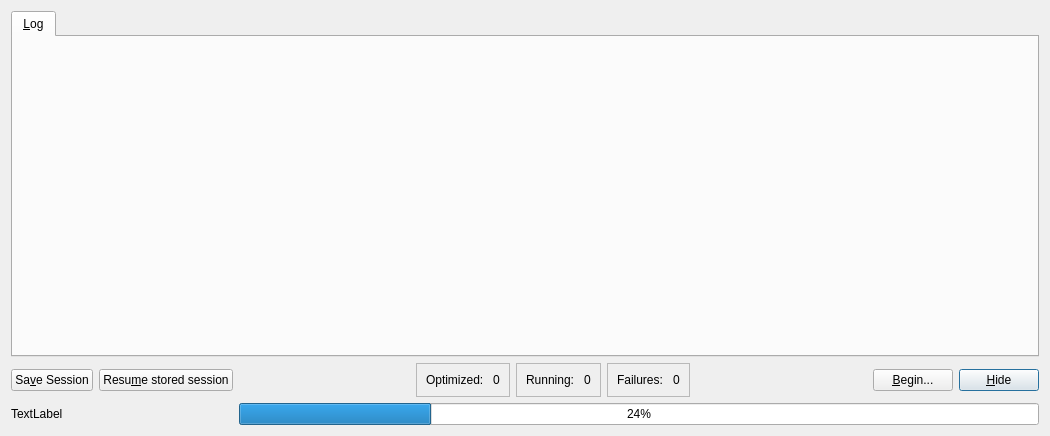
<?xml version="1.0" encoding="UTF-8"?>
<ui version="4.0">
 <class>XtalOptDialog</class>
 <widget class="QDialog" name="XtalOptDialog">
  <property name="geometry">
   <rect>
    <x>0</x>
    <y>0</y>
    <width>1050</width>
    <height>436</height>
   </rect>
  </property>
  <property name="sizePolicy">
   <sizepolicy hsizetype="Preferred" vsizetype="Preferred">
    <horstretch>0</horstretch>
    <verstretch>0</verstretch>
   </sizepolicy>
  </property>
  <property name="windowTitle">
   <string>XtalOpt</string>
  </property>
  <property name="windowIcon">
   <iconset resource="../xtalopt.qrc">
    <normaloff>:/xtalopt/icons/images/xtalopt-logo.png</normaloff>:/xtalopt/icons/images/xtalopt-logo.png</iconset>
  </property>
  <layout class="QGridLayout" name="gridLayout">
   <item row="4" column="8">
    <widget class="QPushButton" name="push_hide">
     <property name="sizePolicy">
      <sizepolicy hsizetype="Fixed" vsizetype="Fixed">
       <horstretch>0</horstretch>
       <verstretch>0</verstretch>
      </sizepolicy>
     </property>
     <property name="text">
      <string>&amp;Hide</string>
     </property>
    </widget>
   </item>
   <item row="4" column="7">
    <widget class="QPushButton" name="push_begin">
     <property name="sizePolicy">
      <sizepolicy hsizetype="Fixed" vsizetype="Fixed">
       <horstretch>0</horstretch>
       <verstretch>0</verstretch>
      </sizepolicy>
     </property>
     <property name="text">
      <string>&amp;Begin...</string>
     </property>
    </widget>
   </item>
   <item row="4" column="0">
    <widget class="QPushButton" name="push_save">
     <property name="text">
      <string>Sa&amp;ve Session</string>
     </property>
    </widget>
   </item>
   <item row="4" column="1">
    <widget class="QPushButton" name="push_resume">
     <property name="text">
      <string>Resu&amp;me stored session</string>
     </property>
    </widget>
   </item>
   <item row="4" column="3">
    <widget class="QFrame" name="frame">
     <property name="frameShape">
      <enum>QFrame::StyledPanel</enum>
     </property>
     <property name="frameShadow">
      <enum>QFrame::Raised</enum>
     </property>
     <layout class="QGridLayout" name="gridLayout_2">
      <item row="0" column="0">
       <widget class="QLabel" name="label">
        <property name="text">
         <string>Optimized: </string>
        </property>
       </widget>
      </item>
      <item row="0" column="1">
       <widget class="QLabel" name="label_opt">
        <property name="text">
         <string>0</string>
        </property>
       </widget>
      </item>
     </layout>
    </widget>
   </item>
   <item row="4" column="4">
    <widget class="QFrame" name="frame_2">
     <property name="frameShape">
      <enum>QFrame::StyledPanel</enum>
     </property>
     <property name="frameShadow">
      <enum>QFrame::Raised</enum>
     </property>
     <layout class="QGridLayout" name="gridLayout_3">
      <item row="0" column="0">
       <widget class="QLabel" name="label_3">
        <property name="text">
         <string>Running: </string>
        </property>
       </widget>
      </item>
      <item row="0" column="1">
       <widget class="QLabel" name="label_run">
        <property name="text">
         <string>0</string>
        </property>
       </widget>
      </item>
     </layout>
    </widget>
   </item>
   <item row="4" column="5">
    <widget class="QFrame" name="frame_4">
     <property name="frameShape">
      <enum>QFrame::StyledPanel</enum>
     </property>
     <property name="frameShadow">
      <enum>QFrame::Raised</enum>
     </property>
     <layout class="QGridLayout" name="gridLayout_5">
      <item row="0" column="0">
       <widget class="QLabel" name="label_7">
        <property name="text">
         <string>Failures: </string>
        </property>
       </widget>
      </item>
      <item row="0" column="1">
       <widget class="QLabel" name="label_fail">
        <property name="text">
         <string>0</string>
        </property>
       </widget>
      </item>
     </layout>
    </widget>
   </item>
   <item row="2" column="0" colspan="9">
    <widget class="QTabWidget" name="tabs">
     <property name="currentIndex">
      <number>0</number>
     </property>
     <property name="usesScrollButtons">
      <bool>false</bool>
     </property>
     <widget class="QWidget" name="tab_log">
      <attribute name="title">
       <string>&amp;Log</string>
      </attribute>
      <layout class="QGridLayout" name="gridLayout_7"/>
     </widget>
    </widget>
   </item>
   <item row="4" column="6">
    <spacer name="horizontalSpacer">
     <property name="orientation">
      <enum>Qt::Horizontal</enum>
     </property>
     <property name="sizeHint" stdset="0">
      <size>
       <width>40</width>
       <height>20</height>
      </size>
     </property>
    </spacer>
   </item>
   <item row="4" column="2">
    <spacer name="horizontalSpacer_2">
     <property name="orientation">
      <enum>Qt::Horizontal</enum>
     </property>
     <property name="sizeHint" stdset="0">
      <size>
       <width>40</width>
       <height>20</height>
      </size>
     </property>
    </spacer>
   </item>
   <item row="5" column="0" colspan="2">
    <widget class="QLabel" name="label_prog">
     <property name="text">
      <string>TextLabel</string>
     </property>
    </widget>
   </item>
   <item row="5" column="2" colspan="7">
    <widget class="QProgressBar" name="progbar">
     <property name="value">
      <number>24</number>
     </property>
    </widget>
   </item>
  </layout>
 </widget>
 <tabstops>
  <tabstop>tabs</tabstop>
  <tabstop>push_save</tabstop>
  <tabstop>push_resume</tabstop>
  <tabstop>push_begin</tabstop>
  <tabstop>push_hide</tabstop>
 </tabstops>
 <resources>
  <include location="../xtalopt.qrc"/>
 </resources>
 <connections>
  <connection>
   <sender>push_hide</sender>
   <signal>clicked()</signal>
   <receiver>XtalOptDialog</receiver>
   <slot>accept()</slot>
   <hints>
    <hint type="sourcelabel">
     <x>840</x>
     <y>494</y>
    </hint>
    <hint type="destinationlabel">
     <x>199</x>
     <y>149</y>
    </hint>
   </hints>
  </connection>
 </connections>
</ui>
